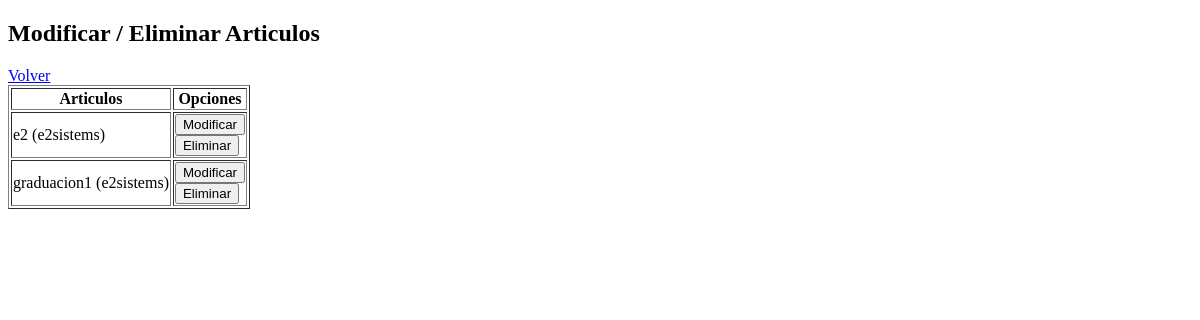
Page /backend/modificarArticulo.php on the earlier database version.
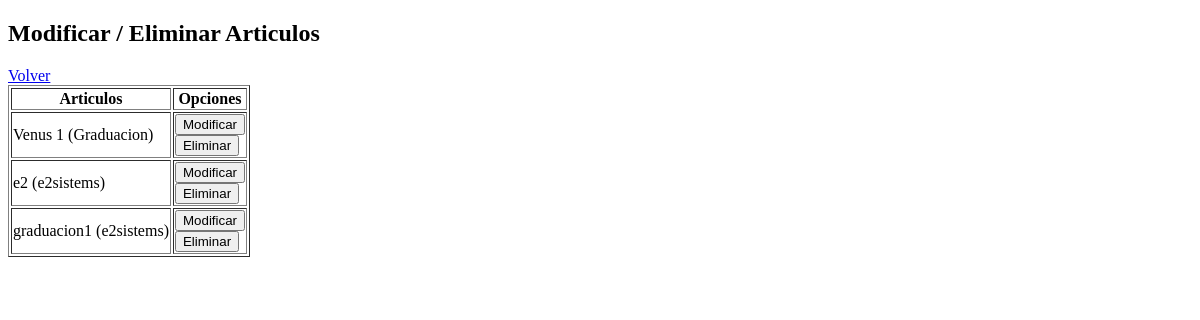
Same page on the later database version.
### tables this page shows
CREATE TABLE IF NOT EXISTS `articulos` (
  `id` int(11) NOT NULL AUTO_INCREMENT,
  `articulo` varchar(200) NOT NULL,
  `descripcion` text,
  `categoria` int(11) NOT NULL,
  `subCategoria` int(11) NOT NULL,
  `peso` double DEFAULT NULL,
  `joya1` text NOT NULL,
  `foto1` text NOT NULL,
  `joya2` text,
  `foto2` text,
  `joya3` text,
  `foto3` text,
  `joya4` text,
  `foto4` text,
  PRIMARY KEY (`id`)
);

CREATE TABLE IF NOT EXISTS `categoria` (
  `id` int(11) NOT NULL AUTO_INCREMENT,
  `nombre` varchar(200) NOT NULL,
  `img` text NOT NULL,
  PRIMARY KEY (`id`)
);

### backend/modificarArticulo.php (the view, shortened to what this page needs)
<?php
	include '../lib/conexion.php';
	try{
		$sql= 'SELECT articulos.id, articulos.articulo, categoria.nombre FROM articulos INNER JOIN categoria ON categoria.id = articulos.categoria ORDER BY articulos.id DESC';
		$s = $pdo->prepare($sql);
		$s->execute();
	}
	catch(PDOException $e){
		echo "Error al cargar las articulos";
		exit();
	}
	while ($row = $s->fetch()) {
		$articulos[] = array(
			'id' => $row['id'],
			'articulo' => $row['articulo'],
			'nombre' => $row['nombre']);
	}
?>
<!Doctype html>
<html>
	<head>
	</head>
	<body>
		<div id="content">
			<h2>Modificar / Eliminar Articulos</h2>
			<a href="menu.html.php">Volver</a>
			<table border="1">
				<thead>
					<tr>
						<th>Articulos</th>
						<th>Opciones</th>
					</tr>
				</thead>
				<tbody>
					<?php foreach($articulos as $articulo): ?>
						<tr>
							<td><?php echo $articulo['articulo']." (".$articulo['nombre'].")"; ?></td>
							<td>
								<form action="modificaArticulo.php" method="post">
									<input type="submit" value="Modificar">
								</form>
								<form action="eliminaArticulo.php" method="post">
									<input type="submit" value="Eliminar">
								</form>
							</td>
						</tr>
					<?php endforeach; ?>
				</tbody>
			</table>
		</div>
	</body>
</html>

Differences in the rows shown:
added articulos: articulo "Venus 1", categoria.nombre "Graduacion"
